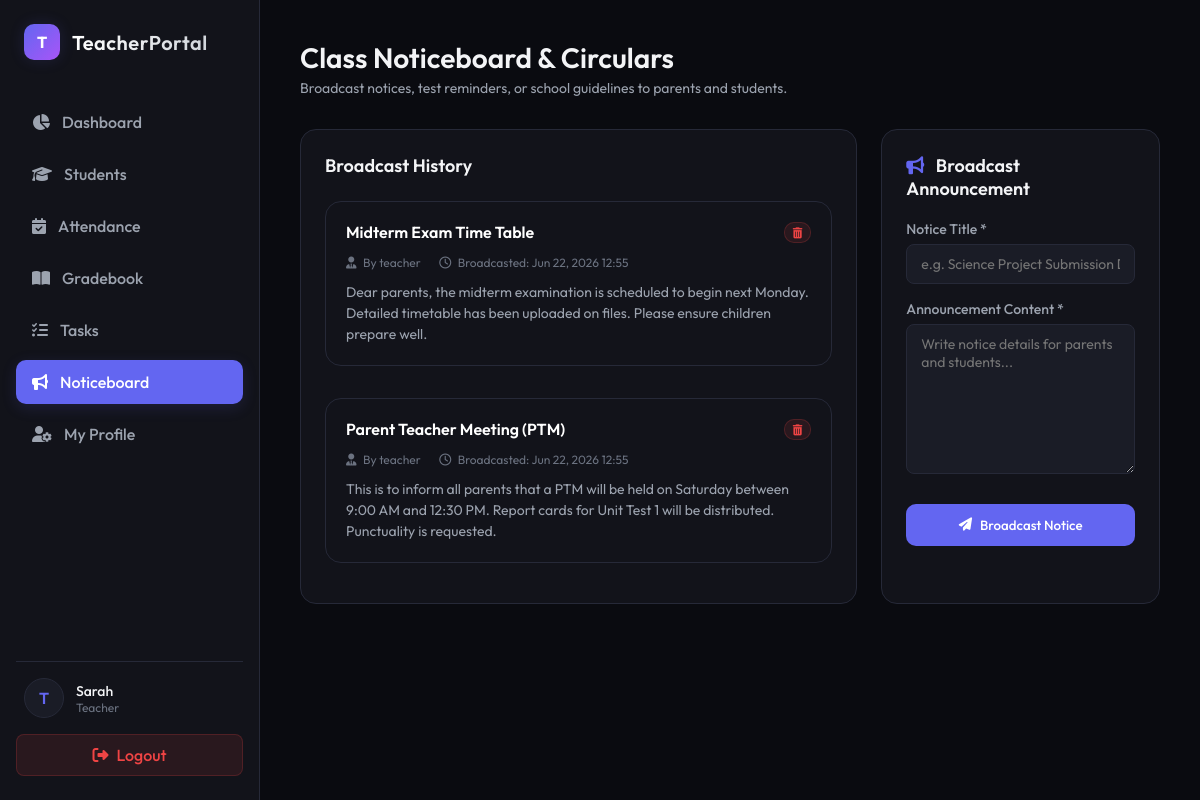
The app's page /notices/ (signed in) with its own data.
### core/models.py (models this page shows, shortened)
class Notice(models.Model):
    teacher = models.ForeignKey(User, on_delete=models.CASCADE, related_name='notices')
    title = models.CharField(max_length=200)
    content = models.TextField()
    created_at = models.DateTimeField(auto_now_add=True)
    class Meta:
        ordering = ['-created_at']

### core/views.py (the view, shortened to what this page needs)
# urls.py: path('notices/', views.web_notices, name='notices'),
@login_required
def web_notices(request):
    teacher = request.user
    notices = Notice.objects.filter(teacher=teacher)
    context = {
        'notices': notices,
        'active_tab': 'notices',
    }
    return render(request, 'core/notices.html', context)

### core/templates/core/notices.html (shortened to what this page needs)
{% extends 'core/base.html' %}
{% block content %}
<div class="header">
    <div class="header-title">
        <h1>Class Noticeboard & Circulars</h1>
        <p>Broadcast notices, test reminders, or school guidelines to parents and students.</p>
    </div>
</div>
<div class="dashboard-layout" style="grid-template-columns: 2fr 1fr;">
    <div class="panel">
        <h2 class="panel-title" style="margin-bottom: 24px;">Broadcast History</h2>
        <div style="display: flex; flex-direction: column; gap: 16px;">
            {% for notice in notices %}
            <article class="notice-card">
                <div class="notice-card-header">
                    <h3 class="notice-card-title">{{ notice.title }}</h3>
                    <a href="{% url 'delete_notice' notice.id %}" class="btn btn-danger" style="padding: 4px 8px; font-size: 11px;" title="Delete Notice" onclick="return confirm('Are you sure you want to delete this announcement?');">
                        <i class="fa-solid fa-trash-can"></i>
                    </a>
                </div>
                <div class="notice-card-meta">
                    <span><i class="fa-solid fa-user-tie" style="margin-right: 4px;"></i> By {{ notice.teacher.username }}</span>
                    <span style="margin-left: 16px;"><i class="fa-regular fa-clock" style="margin-right: 4px;"></i> Broadcasted: {{ notice.created_at|date:"M d, Y H:i" }}</span>
                </div>
                <div class="notice-card-content">
                    {{ notice.content|linebreaks }}
                </div>
            </article>
            {% empty %}
            <div style="text-align: center; color: var(--text-secondary); padding: 60px 0;">
                <i class="fa-solid fa-bullhorn" style="font-size: 44px; color: var(--text-muted); margin-bottom: 16px; display: block;"></i>
                No announcements broadcasted yet. Use the panel on the right to post a notice.
            </div>
            {% endfor %}
        </div>
    </div>
    <div class="panel">
        <h2 class="panel-title" style="margin-bottom: 20px;">
            <i class="fa-solid fa-bullhorn" style="color: var(--primary); margin-right: 8px;"></i>
            Broadcast Announcement
        </h2>
        <form method="POST" action="{% url 'notices' %}">
            <div class="form-group">
                <label for="title">Notice Title *</label>
                <input type="text" id="title" name="title" placeholder="e.g. Science Project Submission Date" required class="form-control">
            </div>
            <div class="form-group">
                <label for="content">Announcement Content *</label>
                <textarea id="content" name="content" placeholder="Write notice details for parents and students..." required class="form-control" style="min-height: 150px;"></textarea>
            </div>
            <button type="submit" class="btn btn-primary" style="width: 100%; margin-top: 10px; height: 42px;">
                <i class="fa-solid fa-paper-plane"></i> Broadcast Notice
            </button>
        </form>
    </div>
</div>
{% endblock %}

### core/templates/core/base.html (shortened to what this page needs)
{% load static %}
<!DOCTYPE html>
<html lang="en">
<head>
    <link rel="stylesheet" href="{% static 'css/styles.css' %}?v={% now 'U' %}">
    <link rel="stylesheet" href="https://cdnjs.cloudflare.com/ajax/libs/font-awesome/6.4.0/css/all.min.css">
</head>
<body>
    {% if user.is_authenticated %}
    <aside class="sidebar">
        <div class="logo-container">
            <div class="logo-icon">T</div>
            <div class="logo-text">TeacherPortal</div>
        </div>
        <ul class="nav-links">
            <li class="nav-item {% if active_tab == 'dashboard' %}active{% endif %}">
                <a href="{% url 'dashboard' %}">
                    <i class="fa-solid fa-chart-pie"></i>
                    <span>Dashboard</span>
                </a>
            </li>
            <li class="nav-item {% if active_tab == 'students' %}active{% endif %}">
                <a href="{% url 'students' %}">
                    <i class="fa-solid fa-graduation-cap"></i>
                    <span>Students</span>
                </a>
            </li>
            {% if not user.is_superuser and not user.is_staff %}
            <li class="nav-item {% if active_tab == 'attendance' %}active{% endif %}">
                <a href="{% url 'attendance' %}">
                    <i class="fa-solid fa-calendar-check"></i>
                    <span>Attendance</span>
                </a>
            </li>
            <li class="nav-item {% if active_tab == 'gradebook' %}active{% endif %}">
                <a href="{% url 'gradebook' %}">
                    <i class="fa-solid fa-book-open"></i>
                    <span>Gradebook</span>
                </a>
            </li>
            <li class="nav-item {% if active_tab == 'tasks' %}active{% endif %}">
                <a href="{% url 'tasks' %}">
                    <i class="fa-solid fa-list-check"></i>
                    <span>Tasks</span>
                </a>
            </li>
            {% endif %}
            <li class="nav-item {% if active_tab == 'notices' %}active{% endif %}">
                <a href="{% url 'notices' %}">
                    <i class="fa-solid fa-bullhorn"></i>
                    <span>Noticeboard</span>
                </a>
            </li>
            {% if not user.is_superuser and not user.is_staff %}
            <li class="nav-item {% if active_tab == 'profile' %}active{% endif %}">
                <a href="{% url 'web_profile' %}">
                    <i class="fa-solid fa-user-gear"></i>
                    <span>My Profile</span>
                </a>
            </li>
            {% endif %}
        </ul>
        <div class="sidebar-footer">
            <div class="user-profile">
                <div class="user-avatar">
                    {{ user.username|slice:":1"|upper }}
                </div>
                <div class="user-info">
                    <div class="user-name">{{ user.first_name|default:user.username }}</div>
                    <div class="user-role">{% if user.is_superuser or user.is_staff %}Super Admin{% else %}Teacher{% endif %}</div>
                </div>
            </div>
            <a href="{% url 'logout' %}" class="logout-btn">
                <i class="fa-solid fa-right-from-bracket"></i>
                <span>Logout</span>
            </a>
        </div>
    </aside>
    {% endif %}
    <main class="main-content" style="{% if not user.is_authenticated %}margin-left: 0; max-width: 100vw; display: flex; align-items: center; justify-content: center; padding: 20px;{% endif %}">
        {% block content %}{% endblock %}
    </main>
</body>
</html>

### records on screen
Notice: title "Midterm Exam Time Table", teacher.username "teacher", created_at "Jun 22, 2026 12:55", content "Dear parents, the midterm examination is scheduled to begin next Monday. Detailed timetable has been uploaded on files. Please ensure children prepare well."
Notice: title "Parent Teacher Meeting (PTM)", teacher.username "teacher", created_at "Jun 22, 2026 12:55", content "This is to inform all parents that a PTM will be held on Saturday between 9:00 AM and 12:30 PM. Report cards for Unit Test 1 will be distributed. Punctuality is requested."

### other values on screen
{{ user.username|slice:":1"|upper }} "T"
{{ user.first_name|default:user.username }} "Sarah"
